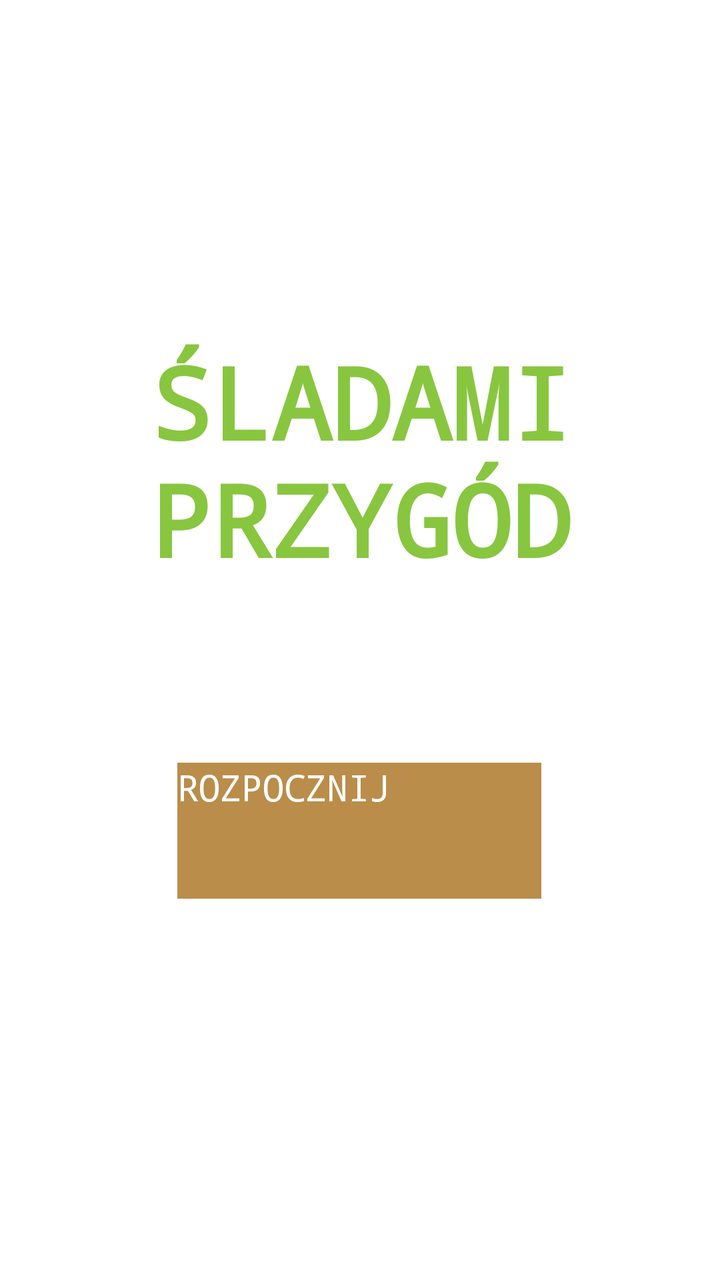
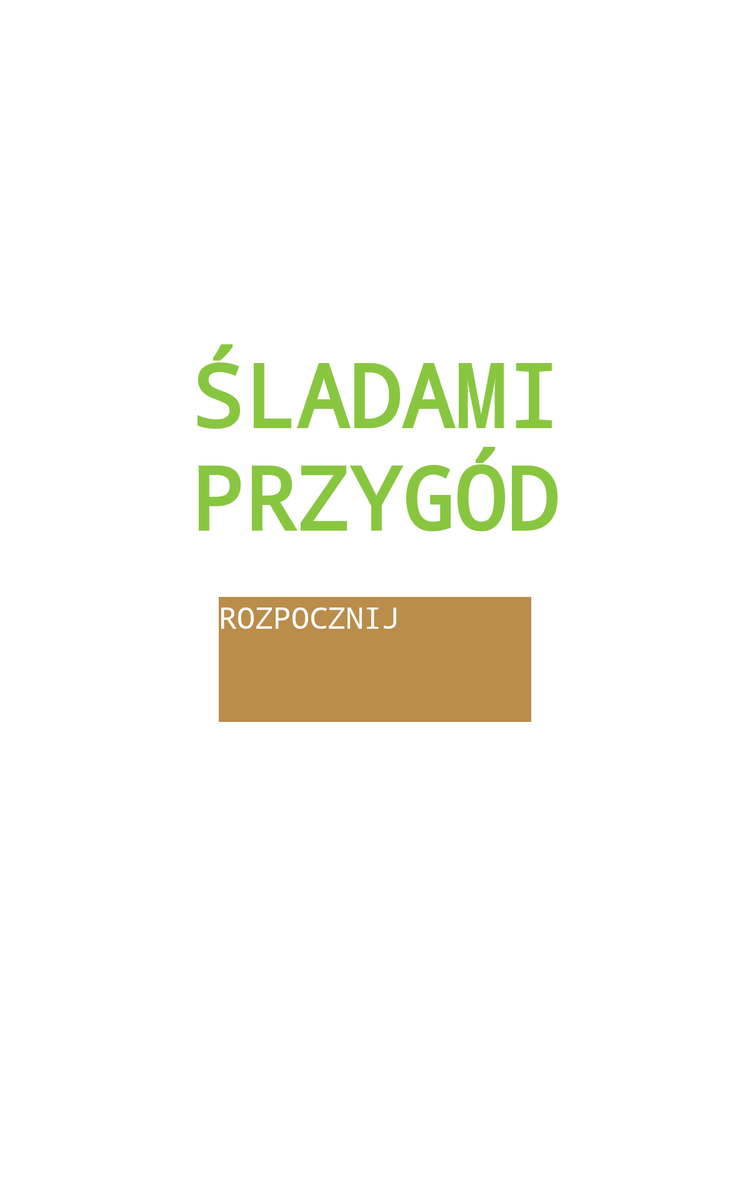

The same Android screen from two of the app's own layout files: first res/layout/ as a phone draws it, then the repository's variant for another configuration, drawn on a device whose configuration selects that folder. Both files follow.
<!-- AndroidManifest.xml: activity theme Theme.App.SplashScreen -->
<!-- res/layout/activity_main.xml -->
<?xml version="1.0" encoding="utf-8"?>
<androidx.constraintlayout.widget.ConstraintLayout xmlns:android="http://schemas.android.com/apk/res/android"
    xmlns:app="http://schemas.android.com/apk/res-auto"
    xmlns:tools="http://schemas.android.com/tools"
    android:id="@+id/main"
    android:layout_width="match_parent"
    android:layout_height="match_parent"
    tools:context=".MainActivity">

    <include
        layout="@layout/toolbar"
        android:layout_width="match_parent"
        android:layout_height="wrap_content" />


    <TextView
        android:id="@+id/name"
        android:layout_width="404dp"
        android:layout_height="186dp"
        android:fontFamily="monospace"
        android:gravity="center"
        android:text="ŚLADAMI PRZYGÓD"
        android:textColor="#88C640"
        android:textSize="50sp"
        android:textStyle="bold"
        app:layout_constraintBottom_toBottomOf="parent"
        app:layout_constraintEnd_toEndOf="parent"
        app:layout_constraintHorizontal_bias="0.498"
        app:layout_constraintStart_toStartOf="parent"
        app:layout_constraintTop_toTopOf="parent"
        app:layout_constraintVertical_bias="0.302" />

    <Button
        android:id="@+id/buttonRozpocznij"
        android:layout_width="182dp"
        android:layout_height="68dp"
        android:layout_marginTop="218dp"
        android:background="#BA8D4A"
        android:fontFamily="monospace"
        android:text="ROZPOCZNIJ"
        android:textColor="@color/white"
        android:textSize="18dp"
        app:layout_constraintBottom_toBottomOf="parent"
        app:layout_constraintEnd_toEndOf="parent"
        app:layout_constraintHorizontal_bias="0.499"
        app:layout_constraintStart_toStartOf="parent"
        app:layout_constraintTop_toTopOf="@+id/name"
        app:layout_constraintVertical_bias="0.122" />

    <Switch
        android:id="@+id/themeSwitch"
        android:layout_width="wrap_content"
        android:layout_height="wrap_content"
        android:layout_margin="16dp"
        android:text="MOTYW"
        app:layout_constraintBottom_toBottomOf="parent"
        app:layout_constraintEnd_toEndOf="parent"
        app:layout_constraintHorizontal_bias="1.0"
        app:layout_constraintVertical_bias="1.0" />

</androidx.constraintlayout.widget.ConstraintLayout>
<!-- res/layout/toolbar.xml (included above) -->
<androidx.appcompat.widget.Toolbar xmlns:android="http://schemas.android.com/apk/res/android"
    xmlns:app="http://schemas.android.com/apk/res-auto"
    android:id="@+id/toolbar"
    android:layout_width="match_parent"
    android:layout_height="?attr/actionBarSize"
    android:background="?attr/colorPrimary"
    android:elevation="4dp"
    app:titleTextColor="@color/white">

    <TextView
        android:layout_width="wrap_content"
        android:layout_height="wrap_content"
        android:text="Śladami Przygód"
        android:textColor="@color/white"
        android:textSize="18sp"
        android:textStyle="bold" />

</androidx.appcompat.widget.Toolbar>
<!-- resources referenced by this layout -->
<resources>
  <style name="Theme.App.SplashScreen" parent="Theme.SplashScreen">
          <item name="windowSplashScreenBackground">@color/white</item>
          <item name="windowSplashScreenAnimatedIcon">@drawable/baseline_category_24</item>
          <item name="postSplashScreenTheme">@style/Theme.SladamiPrzygod</item>
      </style>
  <!-- drawable baseline_category_24 (drawable) -->
  <vector xmlns:android="http://schemas.android.com/apk/res/android"
      android:height="200dp"
      android:tint="#88C640"
      android:viewportHeight="48"
      android:viewportWidth="48"
      android:width="200dp">
  
      <path android:fillColor="@android:color/white" android:pathData="M28,12l-7,12h14z" />
      <path android:fillColor="@android:color/white" android:pathData="M30,30.5a4.5,4.5 0,1 1,-9 0a4.5,4.5 0,1 1,9 0" />
      <path android:fillColor="@android:color/white" android:pathData="M12,22h8v8h-8z" />
  
  </vector>
  <style name="Theme.SladamiPrzygod" parent="Base.Theme.SladamiPrzygod" />
  <style name="Base.Theme.SladamiPrzygod" parent="Theme.MaterialComponents.DayNight.NoActionBar">
          
          <item name="colorPrimary">#BA8D4A</item>
          <item name="colorPrimaryVariant">#BA8D4A</item>
          <item name="colorOnPrimary">@android:color/white</item>
          <item name="colorSecondary">#88C640</item>
          <item name="colorOnSecondary">@android:color/white</item>
          <item name="android:statusBarColor" tools:targetApi="l">#BA8D4A</item>
          <item name="android:windowBackground">@android:color/white</item>
      </style>
</resources>
<!-- res/layout-sw600dp/activity_main.xml (the repository's variant of the layout above) -->
<!-- drawn on a 7-inch tablet held upright -->
<?xml version="1.0" encoding="utf-8"?>
<androidx.constraintlayout.widget.ConstraintLayout xmlns:android="http://schemas.android.com/apk/res/android"
    xmlns:app="http://schemas.android.com/apk/res-auto"
    xmlns:tools="http://schemas.android.com/tools"
    android:id="@+id/main"
    android:layout_width="match_parent"
    android:layout_height="match_parent"
    tools:context=".MainActivity">

    <include
        layout="@layout/toolbar"
        android:layout_width="match_parent"
        android:layout_height="wrap_content" />

    <TextView
        android:id="@+id/name"
        android:layout_width="wrap_content"
        android:layout_height="wrap_content"
        android:fontFamily="monospace"
        android:gravity="center"
        android:text="ŚLADAMI PRZYGÓD"
        android:textColor="#88C640"
        android:textSize="70sp"
        android:textStyle="bold"
        app:layout_constraintBottom_toTopOf="@+id/buttonRozpocznij"
        app:layout_constraintEnd_toEndOf="parent"
        app:layout_constraintStart_toStartOf="parent"
        app:layout_constraintTop_toTopOf="parent"
        app:layout_constraintVertical_bias="0.887" />

    <Button
        android:id="@+id/buttonRozpocznij"
        android:layout_width="250dp"
        android:layout_height="100dp"
        android:background="#BA8D4A"
        android:fontFamily="monospace"
        android:text="ROZPOCZNIJ"
        android:textColor="@color/white"
        android:textSize="24dp"
        app:layout_constraintBottom_toBottomOf="parent"
        app:layout_constraintEnd_toEndOf="parent"
        app:layout_constraintStart_toStartOf="parent"
        app:layout_constraintTop_toTopOf="parent"
        app:layout_constraintVertical_bias="0.555" />

    <Switch
        android:id="@+id/themeSwitch"
        android:layout_width="167dp"
        android:layout_height="83dp"
        android:layout_margin="16dp"
        android:layout_marginEnd="28dp"
        android:layout_marginBottom="16dp"
        android:text="MOTYW"
        android:textSize="32dp"
        app:layout_constraintBottom_toBottomOf="parent"
        app:layout_constraintEnd_toEndOf="parent" />

</androidx.constraintlayout.widget.ConstraintLayout>
